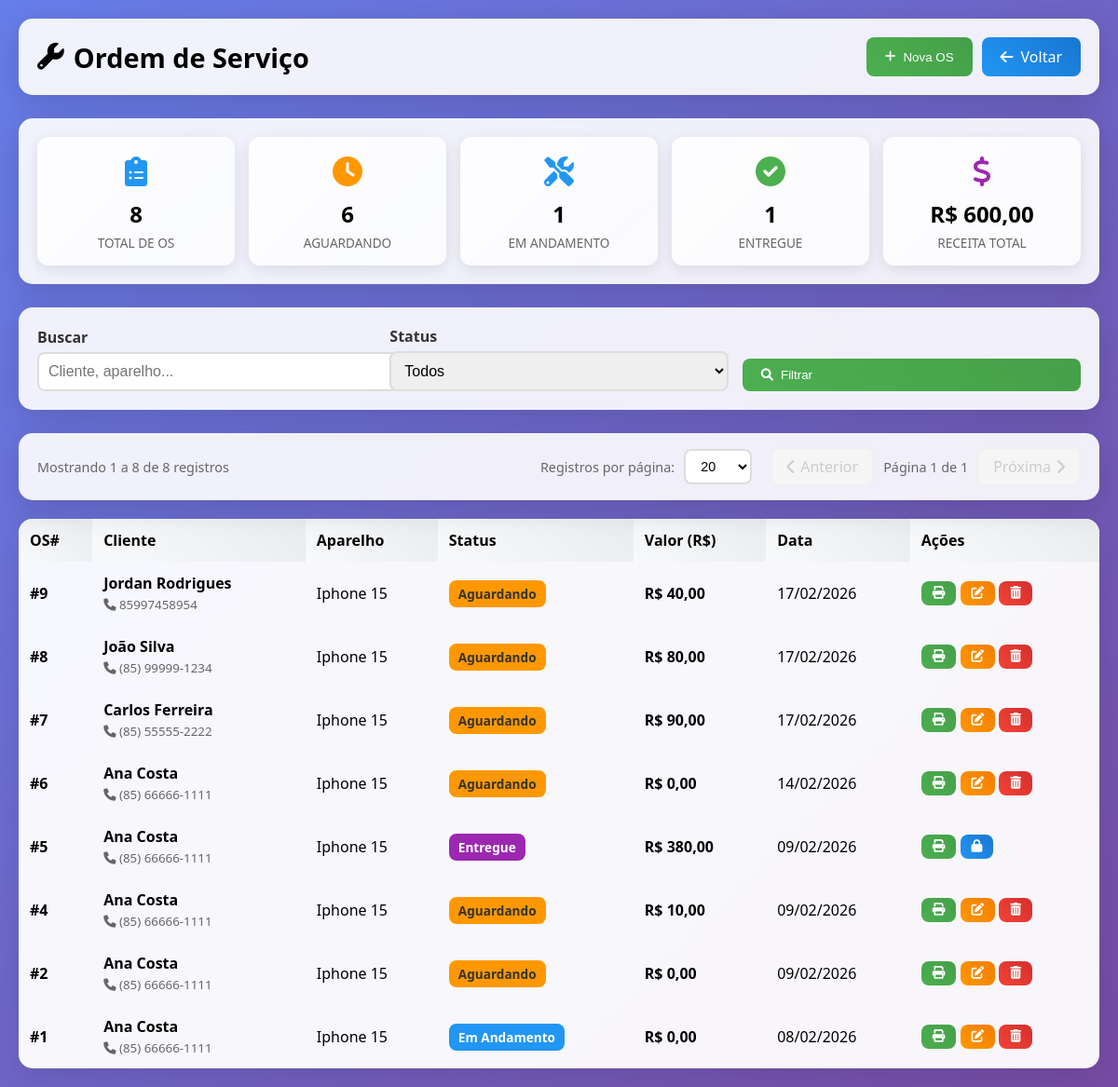
Before: /modules/service_orders/index.php (signed in) with the older database file.
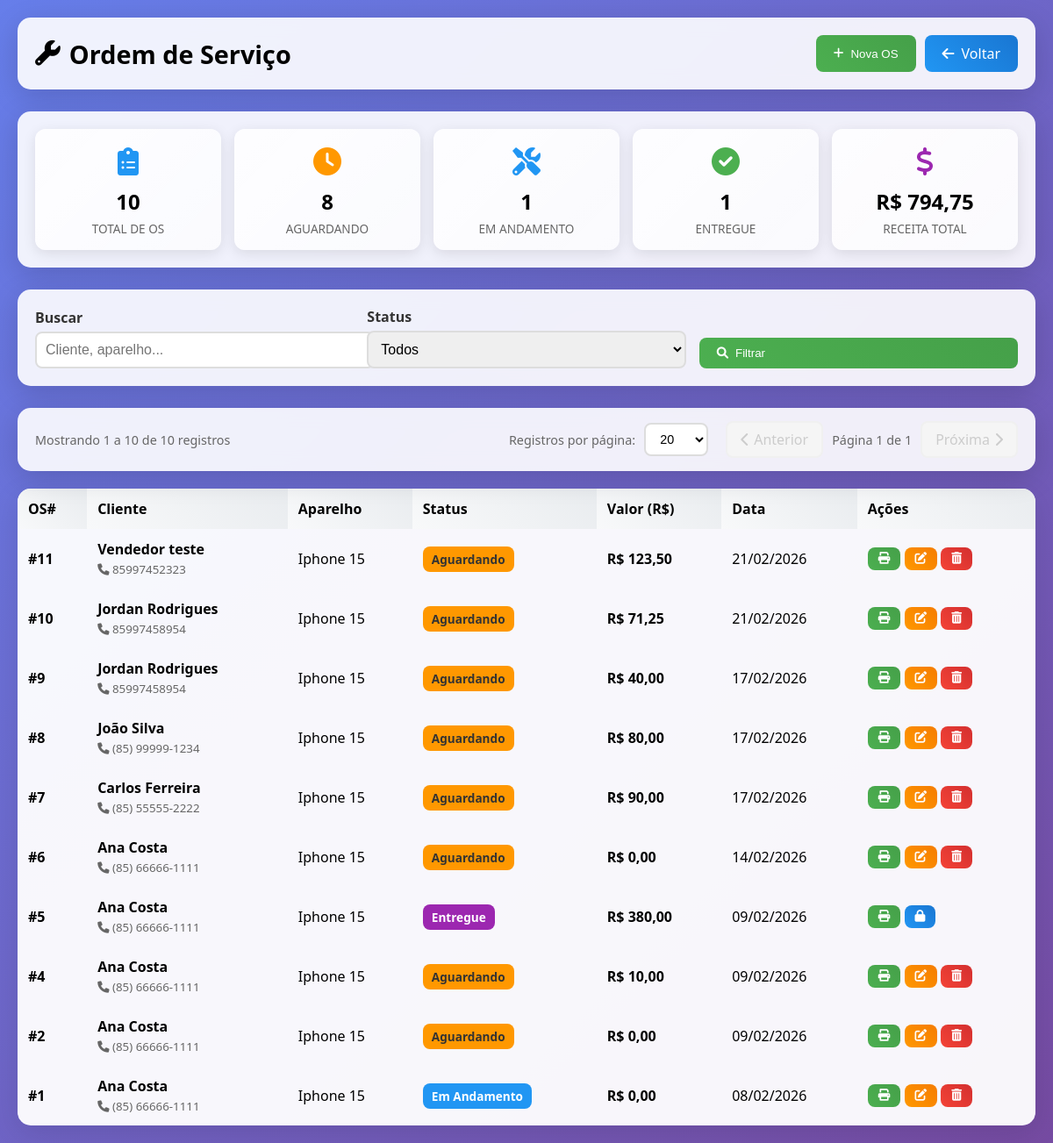
After: the same page with the newer database file.
### tables this page shows
CREATE TABLE `service_orders` (
  `id` int(11) NOT NULL AUTO_INCREMENT,
  `customer_id` int(11) NOT NULL,
  `entry_datetime` datetime NOT NULL DEFAULT current_timestamp(),
  `exit_datetime` datetime DEFAULT NULL,
  `user_id` int(11) NOT NULL,
  `device` varchar(200) NOT NULL,
  `device_type` varchar(50) DEFAULT 'celular',
  `problem` text NOT NULL,
  `diagnosis` text DEFAULT NULL,
  `solution` text DEFAULT NULL,
  `total_cost` decimal(10,2) DEFAULT 0.00,
  `discount` decimal(10,2) DEFAULT 0.00,
  `payment_method` enum('dinheiro','pix','cartao_credito','cartao_debito') DEFAULT NULL,
  `payment_methods` text DEFAULT NULL,
  `installments` int(11) DEFAULT 1,
  `status` enum('open','in_progress','completed','invoiced','delivered','cancelled') DEFAULT 'open',
  `technical_report` text DEFAULT NULL,
  `reported_problem` text DEFAULT NULL,
  `customer_observations` text DEFAULT NULL,
  `internal_observations` text DEFAULT NULL,
  `device_powers_on` enum('sim','nao') DEFAULT 'sim',
  `device_password` varchar(100) DEFAULT NULL,
  `password_pattern` varchar(50) DEFAULT NULL,
  `checklist_case` tinyint(1) DEFAULT 0,
  `checklist_screen_protector` tinyint(1) DEFAULT 0,
  `checklist_camera` tinyint(1) DEFAULT 0,
  `checklist_housing` tinyint(1) DEFAULT 0,
  `checklist_lens` tinyint(1) DEFAULT 0,
  `checklist_battery` tinyint(1) DEFAULT 0,
  `checklist_buttons` tinyint(1) DEFAULT 0,
  `checklist_chip_tray` tinyint(1) DEFAULT 0,
  `checklist_charger` tinyint(1) DEFAULT 0,
  `checklist_headphones` tinyint(1) DEFAULT 0,
  `technician_name` varchar(100) DEFAULT NULL,
  `assistant_name` varchar(100) DEFAULT NULL,
  `created_at` timestamp NULL DEFAULT current_timestamp(),
  `updated_at` timestamp NULL DEFAULT current_timestamp() ON UPDATE current_timestamp(),
  `warranty_expiration` date DEFAULT NULL,
  `change_amount` decimal(10,2) DEFAULT 0.00,
  `deposit_amount` decimal(10,2) DEFAULT 0.00,
  `checklist_lens_condition` varchar(100) DEFAULT NULL,
  `checklist_back_cover` varchar(200) DEFAULT NULL,
  `checklist_screen` tinyint(1) DEFAULT 0,
  `checklist_connector` tinyint(1) DEFAULT 0,
  `checklist_camera_front_back` varchar(50) DEFAULT NULL,
  `checklist_face_id` tinyint(1) DEFAULT 0,
  `checklist_sim_card` tinyint(1) DEFAULT 0,
  `warranty_period` varchar(50) DEFAULT '90 dias',
  `image` varchar(255) DEFAULT NULL,
  `attendant_name` varchar(100) DEFAULT NULL,
  PRIMARY KEY (`id`),
  KEY `customer_id` (`customer_id`),
  KEY `user_id` (`user_id`),
  CONSTRAINT `service_orders_ibfk_1` FOREIGN KEY (`customer_id`) REFERENCES `customers` (`id`),
  CONSTRAINT `service_orders_ibfk_2` FOREIGN KEY (`user_id`) REFERENCES `users` (`id`)
);

CREATE TABLE `customers` (
  `id` int(11) NOT NULL AUTO_INCREMENT,
  `name` varchar(100) NOT NULL,
  `cpf_cnpj` varchar(18) DEFAULT NULL,
  `phone` varchar(20) DEFAULT NULL,
  `birth_date` date DEFAULT NULL,
  `email` varchar(100) DEFAULT NULL,
  `address` text DEFAULT NULL,
  `neighborhood` varchar(100) DEFAULT NULL,
  `city` varchar(100) DEFAULT NULL,
  `state` varchar(2) DEFAULT NULL,
  `zipcode` varchar(10) DEFAULT NULL,
  `notes` text DEFAULT NULL,
  `created_at` timestamp NULL DEFAULT current_timestamp(),
  `updated_at` timestamp NULL DEFAULT current_timestamp() ON UPDATE current_timestamp(),
  `deleted_at` timestamp NULL DEFAULT NULL COMMENT 'Data de deleção (soft delete)',
  PRIMARY KEY (`id`),
  KEY `idx_deleted_at` (`deleted_at`)
);

### config/app.php (called while the page is built, shortened)
<?php
function formatMoney($value) {
    return 'R$ ' . number_format($value, 2, ',', '.');
}
?>

### config/permissions.php (called while the page is built, shortened)
<?php
$PERMISSIONS = [
    'admin' => [
        'pdv' => ['view', 'create', 'edit', 'delete'],
        'service_orders' => ['view', 'create', 'edit', 'delete'],
        'products' => ['view', 'create', 'edit', 'delete'],
        'customers' => ['view', 'create', 'edit', 'delete'],
        'expenses' => ['view', 'create', 'edit', 'delete'],
        'cashflow' => ['view', 'create', 'edit', 'delete'],
        'accounts_receivable' => ['view', 'create', 'edit', 'delete'],
        'reports' => ['view'],
        'users' => ['view', 'create', 'edit', 'delete'],
    ],
    'manager' => [
        'pdv' => ['view', 'create', 'edit'],
        'service_orders' => ['view', 'create', 'edit'],
        'products' => ['view', 'create', 'edit'],
        'customers' => ['view', 'create', 'edit'],
        'cashflow' => ['view', 'create'],
        'accounts_receivable' => ['view', 'create', 'edit'],
        'reports' => ['view'],
    ],
    'seller' => [
        'pdv' => ['view', 'create', 'edit', 'delete'],
        'service_orders' => ['view', 'create', 'edit'],
        'products' => ['view', 'create'],
        'customers' => ['view', 'create', 'edit'],
    ]
];
function hasPermission($module, $action = 'view') {
    global $PERMISSIONS;
    $role = $_SESSION['user_role'];
    if ($role === 'admin') {
        return true;
    }
    return in_array($action, $PERMISSIONS[$role][$module]);
}

### modules/service_orders/index.php (the view, shortened to what the rows shown need)
<?php
require_once('../../config/database.php');
require_once('../../config/app.php');
$conn = $database->getConnection();
$where = "WHERE 1=1";
$params = [];
$page = isset($_GET['page']) ? max(1, (int)$_GET['page']) : 1;
$perPage = isset($_GET['per_page']) ? (int)$_GET['per_page'] : 20;
$offset = ($page - 1) * $perPage;
$paramsWithPagination = array_merge($params, [$perPage, $offset]);
$stmt = $conn->prepare("
    SELECT so.*, c.name as customer_name, c.phone as customer_phone
    FROM service_orders so
    LEFT JOIN customers c ON so.customer_id = c.id AND c.deleted_at IS NULL
    $where
    ORDER BY so.id DESC
    LIMIT ? OFFSET ?
");
$stmt->execute($paramsWithPagination);
$orders = $stmt->fetchAll(PDO::FETCH_ASSOC);
function traduzirStatus($status) {
    $map = [
        'open' => 'Aguardando',
        'in_progress' => 'Em Andamento',
        'completed' => 'Concluído',
        'invoiced' => 'Faturada',
        'delivered' => 'Entregue',
        'cancelled' => 'Cancelado'
    ];
    return $map[$status] ?? ucfirst($status);
}
?>
<!DOCTYPE html>
<html lang="pt-BR">
<head>
<link href="https://cdnjs.cloudflare.com/ajax/libs/font-awesome/6.0.0/css/all.min.css" rel="stylesheet">
</head>
<body>
<div class="container">
    <div class="header">
        <h1><i class="fas fa-wrench"></i> Ordem de Serviço</h1>
    </div>
    <table class="table">
        <thead>
            <tr>
                <th>OS#</th>
                <th>Cliente</th>
                <th>Aparelho</th>
                <th>Status</th>
                <th>Valor (R$)</th>
                <th>Data</th>
                <th>Ações</th>
            </tr>
        </thead>
        <tbody>
            <?php if(empty($orders)): ?>
                <tr><td colspan="7" class="empty">Nenhuma ordem de serviço cadastrada.</td></tr>
            <?php else: foreach($orders as $row): ?>
            <tr>
                <td><strong>#<?= $row['id'] ?></strong></td>
                <td>
                    <strong><?= htmlspecialchars($row['customer_name'] ?? 'N/A') ?></strong>
                    <?php if(!empty($row['customer_phone'])): ?>
                        <br><small style="color:#666;"><i class="fas fa-phone"></i> <?= htmlspecialchars($row['customer_phone']) ?></small>
                    <?php endif; ?>
                </td>
                <td><?= htmlspecialchars($row['device']) ?></td>
                <td><span class="badge <?= $row['status'] ?>"><?= traduzirStatus($row['status']) ?></span></td>
                <td><strong><?= formatMoney($row['total_cost']) ?></strong></td>
                <td><?= date('d/m/Y', strtotime($row['entry_datetime'])) ?></td>
                <td>
                    <button class="btn btn-primary btn-sm" onclick='printServiceOrder(<?= json_encode($row) ?>)' title="Imprimir">
                        <i class="fas fa-print"></i>
                    </button>
                    <?php if ($row['status'] !== 'delivered'): ?>
                        <?php if (hasPermission('service_orders', 'edit')): ?>
                        <button class="btn btn-warning btn-sm" onclick='openEditModal(<?= json_encode($row) ?>)' title="Editar">
                            <i class="fas fa-edit"></i>
                        </button>
                        <?php endif; ?>
                        <?php if (hasPermission('service_orders', 'delete')): ?>
                        <form method="POST" onsubmit="return false;" style="display:inline;" id="deleteOSForm_<?= $row['id'] ?>">
                            <button type="button" class="btn btn-danger btn-sm" title="Excluir" onclick="showConfirm('Excluir esta OS?','Excluir','Excluir','Cancelar','danger').then(ok=>{if(ok)document.getElementById('deleteOSForm_<?= $row['id'] ?>').submit();})"><i class="fas fa-trash-alt"></i></button>
                        </form>
                        <?php endif; ?>
                    <?php else: ?>
                    <button class="btn btn-secondary btn-sm" onclick="openUnlockModal(<?= $row['id'] ?>)" title="Desbloquear OS (requer admin)">
                        <i class="fas fa-lock"></i>
                    </button>
                    <?php endif; ?>
                </td>
            </tr>
            <?php endforeach; endif; ?>
        </tbody>
    </table>
</div>
</body>
</html>

Changed rows visible on the page:
added service_orders: id "11", customer.name "Vendedor teste", customer.phone "85997452323", device "Iphone 15", status "Aguardando", total_cost "R$ 123,50", entry_datetime "21/02/2026"
added service_orders: id "10", customer.name "Jordan Rodrigues", customer.phone "85997458954", device "Iphone 15", status "Aguardando", total_cost "R$ 71,25", entry_datetime "21/02/2026"
Other visible differences:
$stats['total_orders']: "8" → "10"
$stats['awaiting']: "6" → "8"
formatMoney($stats['total_revenue']): "R$ 600,00" → "R$ 794,75"
min($offset + $perPage, $totalRecords): "8" → "10"
$totalRecords: "8" → "10"
